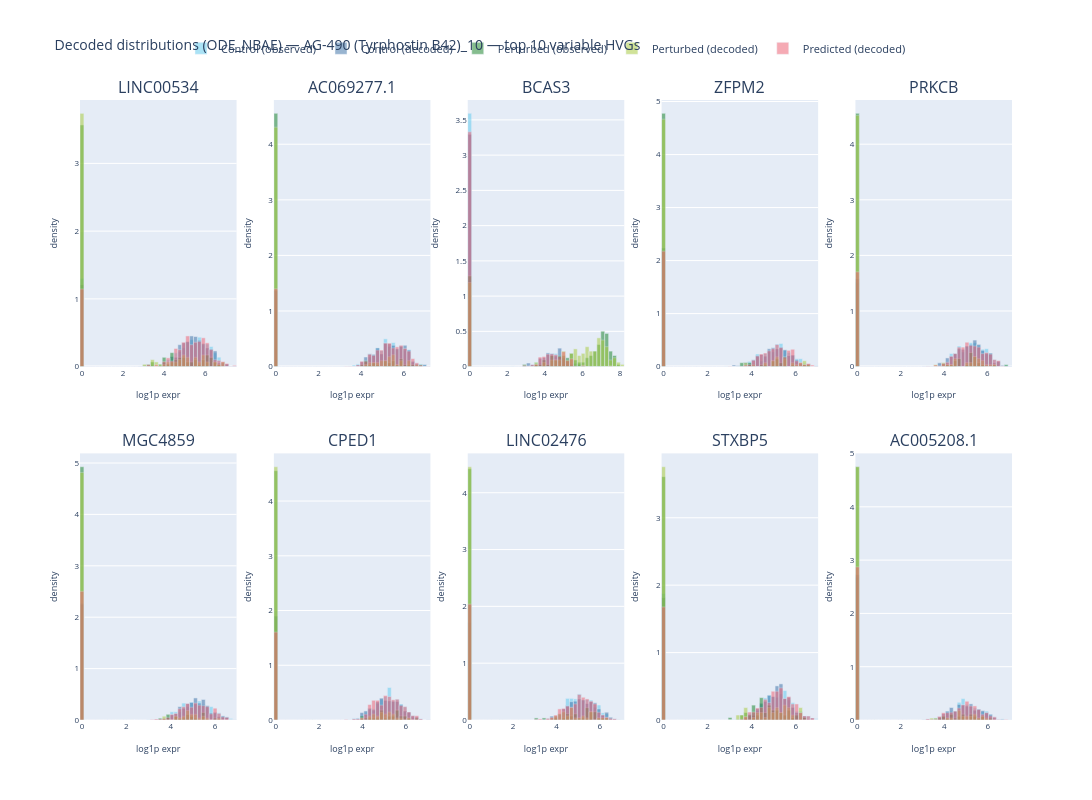

Notebook code cell kept with this figure:
### Code cell
import plotly.graph_objects as go
from plotly.subplots import make_subplots
from models.flow import sample_ode

# --- pick a held-out perturbation for K562 ---
held_out_dose_strs = sorted(
    adata.obs.loc[is_held_out & (adata.obs["cell_type"] == test_cell_type), "product_dose"].unique()
)
example_pd = next(pd for pd in held_out_dose_strs if pd in pert_to_idx)
print(f"Example perturbation: {example_pd}")

# --- get K562 control cells in latent space ---
is_ctrl_k562 = (adata.obs["vehicle"] == 1) & (adata.obs["cell_type"] == test_cell_type)
adata_ctrl_hvg = adata[is_ctrl_k562, ae_hvg_names].copy()

X_ctrl_raw = adata_ctrl_hvg.X.toarray() if hasattr(adata_ctrl_hvg.X, "toarray") else adata_ctrl_hvg.X
X_ctrl_t = torch.tensor(X_ctrl_raw, dtype=torch.float32, device=device)
ctrl_lib = X_ctrl_t.sum(dim=1).clamp(min=1)  # 1D for decode
x_ctrl_log = torch.log1p(X_ctrl_t / ctrl_lib.unsqueeze(-1) * 1e4)

# observed control log1p
ctrl_lib_np = X_ctrl_raw.sum(axis=1, keepdims=True)
log1p_ctrl_obs = np.log1p(X_ctrl_raw / np.maximum(ctrl_lib_np, 1) * 1e4)

with torch.no_grad():
    z_ctrl = ae_model.encode(x_ctrl_log)

n_ctrl = z_ctrl.shape[0]
ctrl_obs_df = adata[is_ctrl_k562].obs
cond_ctrl = {
    "perturbations": torch.full((n_ctrl,), pert_to_idx[example_pd], dtype=torch.long),
    "perturbation_covariates": {},
    "sample_covariates": {
        "replicate": torch.tensor([rep_to_idx[r] for r in ctrl_obs_df["replicate"]], dtype=torch.long),
        "cell_type": torch.tensor([ct_to_idx[c] for c in ctrl_obs_df["cell_type"]], dtype=torch.long),
    },
}

ode_nbae_model.eval()
with torch.no_grad():
    z_pred = sample_ode(ode_nbae_model, z_ctrl, cond_ctrl, method="rk4", time=1.0)


# --- decode by sampling from NB (produces real zeros) ---
def decode_nb_sample(ae, z, lib_size):
    """Decode latent z to log1p-normalized expression by sampling from the NB distribution."""
    with torch.no_grad():
        mu, theta = ae.decode(z, lib_size)
        p = mu / (mu + theta + 1e-8)
        nb_counts = torch.distributions.NegativeBinomial(total_count=theta, probs=p).sample()
        sample_lib = nb_counts.sum(dim=-1, keepdim=True).clamp(min=1)
        return torch.log1p(nb_counts / sample_lib * 1e4).cpu().numpy()


log1p_ctrl_dec = decode_nb_sample(ae_model, z_ctrl, ctrl_lib)
log1p_pred = decode_nb_sample(ae_model, z_pred, ctrl_lib)

# --- ground truth perturbed cells ---
is_gt = is_held_out & (adata.obs["product_dose"] == example_pd)
adata_gt_hvg = adata[is_gt, ae_hvg_names].copy()
X_gt_raw = adata_gt_hvg.X.toarray() if hasattr(adata_gt_hvg.X, "toarray") else adata_gt_hvg.X
gt_lib_np = X_gt_raw.sum(axis=1, keepdims=True)
log1p_gt = np.log1p(X_gt_raw / np.maximum(gt_lib_np, 1) * 1e4)

# encode then decode ground truth perturbed cells (round-trip check)
X_gt_t = torch.tensor(X_gt_raw, dtype=torch.float32, device=device)
gt_lib_t = X_gt_t.sum(dim=1).clamp(min=1)
x_gt_log = torch.log1p(X_gt_t / gt_lib_t.unsqueeze(-1) * 1e4)
with torch.no_grad():
    z_gt = ae_model.encode(x_gt_log)
log1p_gt_dec = decode_nb_sample(ae_model, z_gt, gt_lib_t)

# --- pick top variable genes from OBSERVED data ---
combined_obs = np.concatenate([log1p_ctrl_obs, log1p_gt], axis=0)
gene_var = combined_obs.var(axis=0)
top_idx = np.argsort(gene_var)[::-1][:10]
gene_names = list(np.array(ae_hvg_names)[top_idx])

TRACES = [
    ("Control (observed)", log1p_ctrl_obs, "#66CCEE"),
    ("Control (decoded)", log1p_ctrl_dec, "#4477AA"),
    ("Perturbed (observed)", log1p_gt, "#228833"),
    ("Perturbed (decoded)", log1p_gt_dec, "#AACC44"),
    ("Predicted (decoded)", log1p_pred, "#EE6677"),
]
BINS = 40
NCOLS = 5
NROWS = 2

fig = make_subplots(
    rows=NROWS,
    cols=NCOLS,
    subplot_titles=gene_names,
    horizontal_spacing=0.04,
    vertical_spacing=0.14,
)

for plot_i, (g_idx, g_name) in enumerate(zip(top_idx, gene_names)):
    row = plot_i // NCOLS + 1
    col = plot_i % NCOLS + 1
    show_legend = plot_i == 0

    all_vals = np.concatenate([data[:, g_idx] for _, data, _ in TRACES])
    bin_edges = np.linspace(0, all_vals.max() + 0.1, BINS + 1)

    for label, data, color in TRACES:
        counts, edges = np.histogram(data[:, g_idx], bins=bin_edges, density=True)
        fig.add_trace(
            go.Bar(
                x=edges[:-1],
                y=counts,
                width=np.diff(edges),
                name=label,
                legendgroup=label,
                showlegend=show_legend,
                marker_color=color,
                opacity=0.55,
                offsetgroup=label,
            ),
            row=row,
            col=col,
        )

fig.update_layout(
    barmode="overlay",
    title_text=f"Decoded distributions (ODE_NBAE) — {example_pd} — top 10 variable HVGs",
    title_font_size=14,
    legend=dict(
        orientation="h",
        yanchor="bottom",
        y=1.06,
        xanchor="center",
        x=0.5,
        font_size=11,
    ),
    height=800,
    width=2400,
    bargap=0,
)
fig.update_xaxes(title_text="log1p expr", title_font_size=9, tickfont_size=8)
fig.update_yaxes(title_text="density", title_font_size=9, tickfont_size=8)
fig.show()
